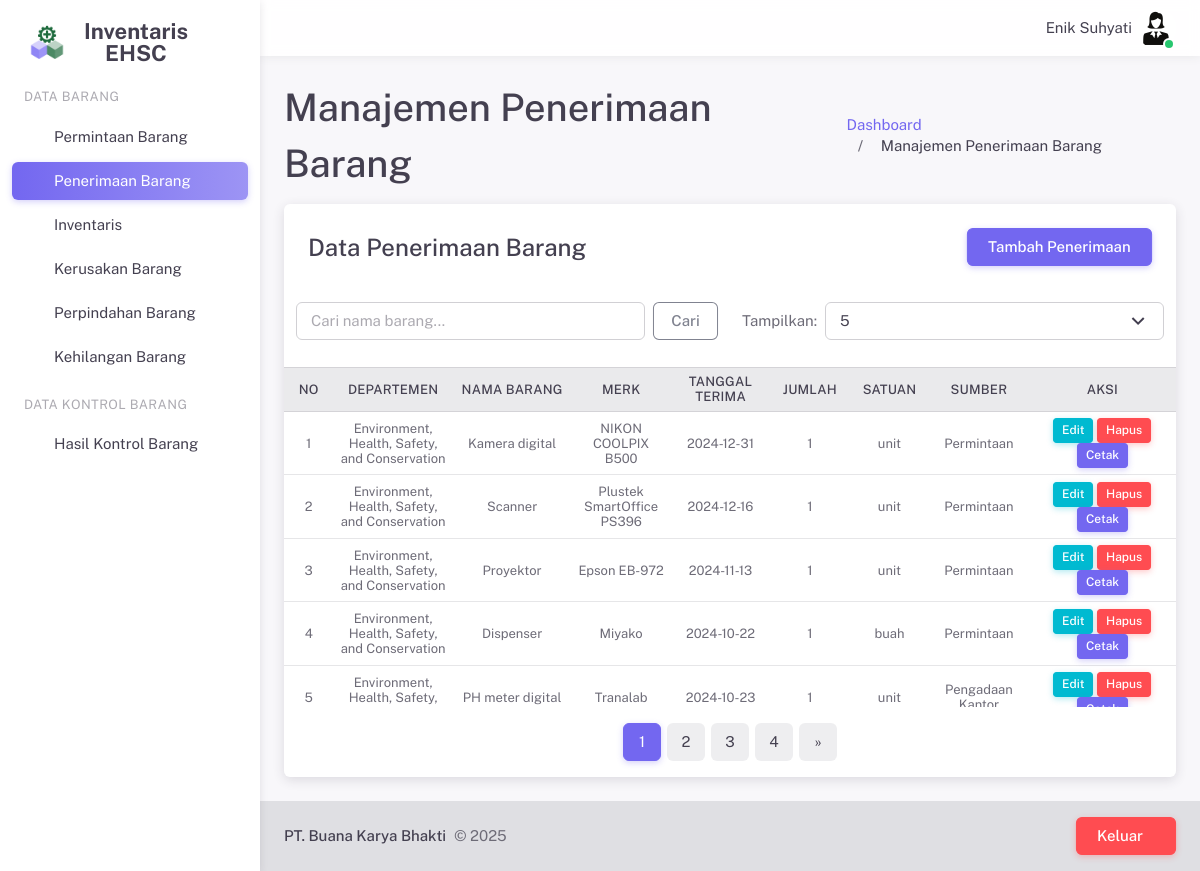
Page /pages/penerimaanBarang.php (signed in) on the committed database.
### tables this page shows
CREATE TABLE `user` (
  `id_user` int(11) NOT NULL,
  `nama` varchar(255) NOT NULL,
  `username` varchar(255) NOT NULL,
  `password` varchar(255) NOT NULL,
  `email` varchar(255) NOT NULL,
  `jabatan` varchar(255) NOT NULL,
  `foto` varchar(255) NOT NULL,
  `hak_akses` int(11) NOT NULL
);

CREATE TABLE `penerimaan_barang` (
  `id_penerimaan` int(11) NOT NULL,
  `id_permintaan` int(11) DEFAULT NULL,
  `id_departemen` int(11) NOT NULL,
  `nama_barang` varchar(255) NOT NULL,
  `merk` varchar(255) NOT NULL,
  `tanggal_terima` date NOT NULL,
  `jumlah` int(11) NOT NULL,
  `satuan` varchar(20) NOT NULL,
  `sumber_penerimaan` varchar(25) NOT NULL
);

CREATE TABLE `departemen` (
  `id_departemen` int(11) NOT NULL,
  `kode_departemen` varchar(20) NOT NULL,
  `nama_departemen` varchar(255) NOT NULL
);

### server/sessionHandler.php (called while the page is built, shortened)
<?php
$id_user = $_SESSION['id_user'];
$jabatan = isset($_SESSION['jabatan']) ? $_SESSION['jabatan'] : '';
?>

### server/crudPenerimaanBarang.php (called while the page is built, shortened)
<?php
$limit = isset($_GET['limit']) ? (int) $_GET['limit'] : 5;
$page = isset($_GET['page']) ? (int) $_GET['page'] : 1;
$offset = ($page - 1) * $limit;
$search = isset($_POST['search']) ? $_POST['search'] : '';
$query = "SELECT pb.*, d.nama_departemen
          FROM penerimaan_barang pb
          LEFT JOIN departemen d ON pb.id_departemen = d.id_departemen
          WHERE pb.nama_barang LIKE '%$search%'
          ORDER BY pb.id_penerimaan DESC
          LIMIT $limit OFFSET $offset";
$result = mysqli_query($conn, $query);
$totalQuery = "SELECT COUNT(*) as total FROM penerimaan_barang pb
               WHERE pb.nama_barang LIKE '%$search%'";
$totalResult = mysqli_query($conn, $totalQuery);
$totalRow = mysqli_fetch_assoc($totalResult);
$totalPages = ceil($totalRow['total'] / $limit);
?>

### pages/penerimaanBarang.php (the view, shortened to what this page needs)
<?php
require('../server/sessionHandler.php');
require_once('../server/configDB.php');
require('../server/crudPenerimaanBarang.php');
require('../layouts/header.php');
?>
<div class="layout-wrapper layout-content-navbar">
    <div class="layout-container">
        <?php require('../layouts/sidePanel.php'); ?>
        <div class="layout-page">
            <?php require('../layouts/navbar.php'); ?>
            <div class="content-wrapper">
                <div class="container-xxl flex-grow-1 container-p-y">
                    <div class="d-flex justify-content-between align-items-center mb-2">
                        <div>
                            <h2 class="mb-1">Manajemen Penerimaan Barang</h2>
                        </div>
                        <div class="mt-3">
                            <nav aria-label="breadcrumb">
                                <ol class="breadcrumb breadcrumb-style1">
                                    <li class="breadcrumb-item">
                                        <a href="dashboard.php">Dashboard</a>
                                    </li>
                                    <li class="breadcrumb-item active">Manajemen Penerimaan Barang</li>
                                </ol>
                            </nav>
                        </div>
                    </div>
                    <div class="card">
                        <?php if ($jabatan === 'administrasi'): ?>
                        <h4 class="card-header d-flex justify-content-between align-items-center">
                            Data Penerimaan Barang
                            <button type="button" class="btn btn-primary" data-bs-toggle="modal"
                                data-bs-target="#tambahPenerimaanModal">Tambah Penerimaan</button>
                        </h4>
                        <?php endif; ?>
                        <div class="row p-3">
                            <div class="col-md-6">
                                <form method="POST" class="d-flex">
                                    <input type="text" class="form-control me-2" name="search"
                                        placeholder="Cari nama barang..." value="<?php echo $search; ?>">
                                    <button class="btn btn-outline-secondary" type="submit">Cari</button>
                                </form>
                            </div>
                            <div class="col-md-6">
                                <form class="d-flex justify-content-end align-items-center">
                                    <label for="limit" class="label me-2">Tampilkan:</label>
                                    <select id="limit" class="select2 form-select" onchange="location = this.value;">
                                        <option value="penerimaanBarang.php?limit=5"
                                            <?php if ($limit == 5) echo 'selected'; ?>>5</option>
                                    </select>
                                </form>
                            </div>
                        </div>
                        <div class="table-responsive text-nowrap" style="max-height: 340px;">
                            <table class="table table-hover table-sm small">
                                <thead class="table-light">
                                    <tr>
                                        <th class="text-center align-middle w-50px">No</th>
                                        <th class="text-center align-middle w-120px">Departemen</th>
                                        <th class="text-center align-middle w-120px">Nama Barang</th>
                                        <th class="text-center align-middle w-100px">Merk</th>
                                        <th class="text-center align-middle w-100px">Tanggal Terima</th>
                                        <th class="text-center align-middle w-80px">Jumlah</th>
                                        <th class="text-center align-middle w-80px">Satuan</th>
                                        <th class="text-center align-middle w-100px">Sumber</th>
                                        <th class="text-center align-middle w-150px">Aksi</th>
                                    </tr>
                                </thead>
                                <tbody>
                                    <?php
                                    $no = $offset + 1;
                                    while ($row = mysqli_fetch_assoc($result)) {
                                    ?>
                                    <tr>
                                        <td class="text-center align-middle"><?php echo $no++; ?></td>
                                        <td class="text-center align-middle"><?php echo $row['nama_departemen']; ?></td>
                                        <td class="text-center align-middle"><?php echo $row['nama_barang']; ?></td>
                                        <td class="text-center align-middle"><?php echo $row['merk']; ?></td>
                                        <td class="text-center align-middle"><?php echo $row['tanggal_terima']; ?></td>
                                        <td class="text-center align-middle"><?php echo $row['jumlah']; ?></td>
                                        <td class="text-center align-middle"><?php echo $row['satuan']; ?></td>
                                        <td class="text-center align-middle"><?php echo $row['sumber_penerimaan']; ?>
                                        </td>
                                        <td class="text-center align-middle">
                                            <?php if ($jabatan === 'administrasi'): ?>
                                            <button class="btn btn-info btn-sm" data-bs-toggle="modal"
                                                data-bs-target="#modal-update-<?php echo $row['id_penerimaan']; ?>">Edit</button>
                                            <button type="button" class="btn btn-danger btn-sm" data-bs-toggle="modal"
                                                data-bs-target="#modal-delete-<?php echo $row['id_penerimaan']; ?>">Hapus</button>
                                            <?php endif; ?>
                                            <a href="../report/printLaporanPenerimaanBarang.php?id=<?php echo $row['id_permintaan']; ?>"
                                                class="btn btn-primary btn-sm">Cetak</a>
                                        </td>
                                    </tr>
                                    <div class="modal fade" id="modal-delete-<?php echo $row['id_penerimaan']; ?>"
                                        tabindex="-1" aria-hidden="true">
                                        <?php } ?>
                                </tbody>
                            </table>
                        </div>
                        <nav aria-label="Page navigation" class="mt-4">
                            <ul class="pagination pagination-rounded justify-content-center">
                                <?php for ($i = 1; $i <= $totalPages; $i++) { ?>
                                <li class="page-item <?php if ($i == $page) echo 'active'; ?>">
                                    <a class="page-link"
                                        href="?page=<?php echo $i; ?>&limit=<?php echo $limit; ?>"><?php echo $i; ?></a>
                                </li>
                                <?php } ?>
                                <?php if ($page < $totalPages) { ?>
                                <li class="page-item">
                                    <a class="page-link"
                                        href="?page=<?php echo $page + 1; ?>&limit=<?php echo $limit; ?>"
                                        aria-label="Next">
                                        <span aria-hidden="true">&raquo;</span>
                                    </a>
                                </li>
                                <?php } ?>
                            </ul>
                        </nav>
                    </div>
                </div>
            </div>
            <?php require('../layouts/footer.php'); ?>
        </div>
    </div>
</div>

### layouts/navbar.php (shortened to what this page needs)
<?php
require_once('../server/configDB.php');
$query = mysqli_query($conn, "SELECT nama, jabatan, foto FROM user WHERE id_user='$id_user'");
$user = mysqli_fetch_array($query);
$photo_path = "../upload/user/" . $user['foto'];
?>
<nav class="layout-navbar navbar navbar-expand-xl align-items-center bg-navbar-theme" id="layout-navbar">
    <div class="container-xxl">
        <div class="navbar-nav-right d-flex align-items-center" id="navbar-collapse">
            <ul class="navbar-nav flex-row align-items-center ms-auto">
                <span class="ms-2 m-1"><?php echo $user['nama']; ?></span>
                <li class="nav-item navbar-dropdown dropdown-user dropdown">
                    <a class="nav-link dropdown-toggle hide-arrow p-0" data-bs-toggle="dropdown">
                        <div class="avatar avatar-online">
                            <img src="<?php echo $photo_path; ?>" alt class="rounded-circle" />
                        </div>
                    </a>
                </li>
            </ul>
        </div>
</nav>

### pages/penerimaanBarang.php (style rules this page uses)
.w-50px { width: 50px !important; }
.w-80px { width: 80px !important; }
.w-100px { width: 100px !important; }
.w-120px { width: 120px !important; }
.w-150px { width: 150px !important; }
.table-sm td, .table-sm th { padding: 0.4rem !important; }
.btn-sm { padding: 0.2rem 0.5rem !important; font-size: 0.75rem !important; }

### rows in the picture
user: nama "Enik Suhyati", foto (picture)
penerimaan_barang: id_departemen.nama_departemen "Environment, Health, Safety, and Conservation", nama_barang "Kamera digital", merk "NIKON COOLPIX B500", tanggal_terima "2024-12-31", jumlah "1", satuan "unit", sumber_penerimaan "Permintaan"
penerimaan_barang: id_departemen.nama_departemen "Environment, Health, Safety, and Conservation", nama_barang "Scanner", merk "Plustek SmartOffice PS396", tanggal_terima "2024-12-16", jumlah "1", satuan "unit", sumber_penerimaan "Permintaan"
penerimaan_barang: id_departemen.nama_departemen "Environment, Health, Safety, and Conservation", nama_barang "Proyektor", merk "Epson EB-972", tanggal_terima "2024-11-13", jumlah "1", satuan "unit", sumber_penerimaan "Permintaan"
penerimaan_barang: id_departemen.nama_departemen "Environment, Health, Safety, and Conservation", nama_barang "Dispenser", merk "Miyako", tanggal_terima "2024-10-22", jumlah "1", satuan "buah", sumber_penerimaan "Permintaan"
penerimaan_barang: id_departemen.nama_departemen "Environment, Health, Safety,…", nama_barang "PH meter digital", merk "Tranalab", tanggal_terima "2024-10-23", jumlah "1", satuan "unit", sumber_penerimaan "Pengadaan…"
